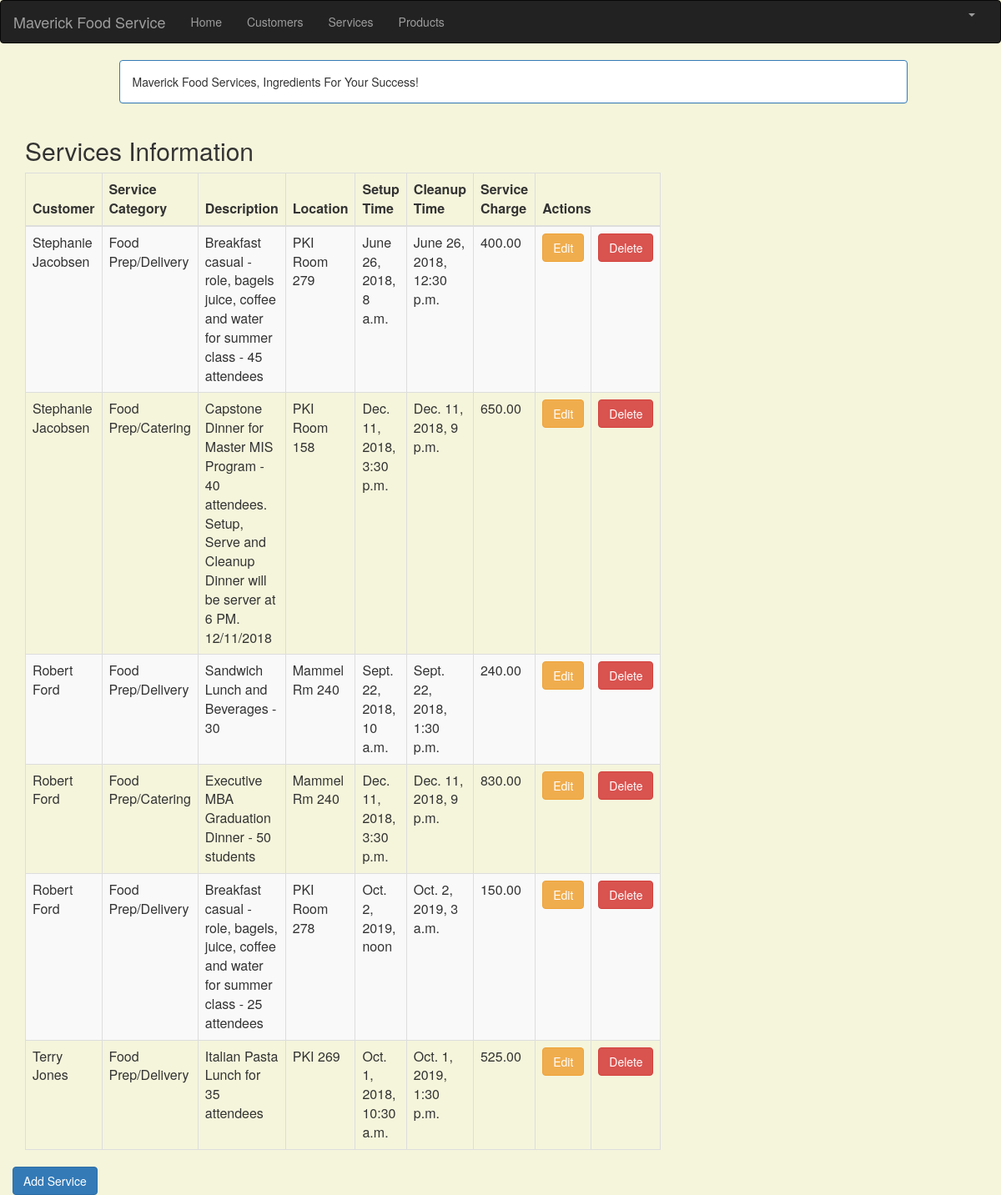
Screenshot of /service_list (signed in) with the database file from the repository.
### crm/models.py (models this page shows, shortened)
class Service(models.Model):
    cust_name = models.ForeignKey(Customer, on_delete=models.CASCADE, related_name='services')
    service_category = models.CharField(max_length=100)
    description = models.TextField()
    location = models.CharField(max_length=200)
    setup_time = models.DateTimeField(default=timezone.now)
    cleanup_time = models.DateTimeField(default=timezone.now)
    service_charge = models.DecimalField(max_digits=10, decimal_places=2)
    created_date = models.DateTimeField(default=timezone.now)
    updated_date = models.DateTimeField(auto_now_add=True)

class Customer(models.Model):
    cust_name = models.CharField(max_length=50)
    organization = models.CharField(max_length=100, blank=True)
    role = models.CharField(max_length=100)
    email = models.EmailField(max_length=100)
    bldgroom = models.CharField(max_length=100)
    address = models.CharField(max_length=200)
    account_number = models.IntegerField(blank=False, null=False)
    city = models.CharField(max_length=50)
    state = models.CharField(max_length=50)
    zipcode = models.CharField(max_length=10)
    phone_number = models.CharField(max_length=50)
    created_date = models.DateTimeField(default=timezone.now)
    updated_date = models.DateTimeField(auto_now_add=True)
    def __str__(self):
        return str(self.cust_name)

### crm/views.py (the view)
# urls.py: path('service_list', views.service_list, name='service_list'),
@login_required
def service_list(request):
    services = Service.objects.filter(created_date__lte=timezone.now())
    return render(request, 'crm/service_list.html', {'services': services})

### crm/templates/crm/service_list.html (shortened to what this page needs)
{% extends 'crm/base.html' %}
{% block content %}
    <!DOCTYPE html>
    <html lang="en">
    <head>
        <link rel="stylesheet" href="https://maxcdn.bootstrapcdn.com/bootstrap/3.3.4/css/bootstrap.min.css">
    </head>
    <body>
    <div class="container">
        <div class="row">
            <div class="col-md-10 col-md-offset-1">
                <div class="panel panel-primary">
                <div class="panel-body">
                    Maverick Food Services, Ingredients For Your Success!
                </div>
                </div>
            </div>
        </div>
    </div>
    <div class="row">
        <h2 style="padding-left: 15Px">Services Information</h2>
    </div>
    <div>
        <table class="table table-striped table-bordered table-hover">
            <thead>
                <th>Customer</th>
                <th>Service Category</th>
                <th>Description</th>
                <th>Location</th>
                <th>Setup Time</th>
                <th>Cleanup Time</th>
                <th>Service Charge</th>
                <th colspan="3">Actions</th>
            </thead>
            <tbody>
            {% for service in services %}
                <tr>
                    <td>{{ service.cust_name }}</td>
                    <td>{{ service.service_category }}</td>
                    <td>{{ service.description }}</td>
                    <td>{{ service.location }}</td>
                    <td>{{ service.setup_time }}</td>
                    <td>{{ service.cleanup_time }}</td>
                    <td>{{ service.service_charge }}</td>
                    <td><a href="{% url 'crm:service_edit' pk=service.pk %}" class="btn btn-warning">Edit</a></td>
                    <td><a href="{% url 'crm:service_delete' pk=service.pk %}" onclick="return confirm('Are you sure you want to delete?')" class="btn btn-danger">Delete</a></td>
                </tr>
            {% endfor %}
            </tbody>
        </table>
        <div class="row">
            <a href="{% url 'crm:service_new' %}" class="row"><span class="btn btn-primary">Add Service</span></a>
        </div>
    </div>
    </body>
    </html>
{% endblock %}

### crm/templates/crm/base.html (shortened to what this page needs)
{% load staticfiles %}
<html lang = "en">
<head>
    <link rel="stylesheet" href="https://maxcdn.bootstrapcdn.com/bootstrap/3.3.7/css/bootstrap.min.css">
</head>
<body id="app-layout">
<nav class="navbar navbar-inverse">
    <div class="container-fluid">
        <div class="navbar-header">
            <a class="navbar-brand" href="/">
                Maverick Food Service
            </a>
        </div>
        <div class="collapse navbar-collapse" id="myNavbar">
            <ul class="nav navbar-nav">
                <li><a href="{% url 'crm:home' %}">Home</a></li>
                <li><a href="{% url 'crm:customer_list' %}">Customers</a></li>
                <li><a href="{% url 'crm:service_list' %}">Services</a></li>
                <li><a href="{% url 'crm:product_list' %}">Products</a></li>
            </ul>
            <ul class="nav navbar-nav navbar-right">
                {% if user.is_authenticated %}
                    <li class="dropdown">
                        <a href="#" class="dropdown-toggle" data-toggle="dropdown" role="button" aria-expanded="false">
                            <span class="caret"></span>
                        </a>
                    </li>
                {% else %}
                    <li><a href="{% url 'login' %}"><span class="glyphicon glyphicon-log-in"></span>Login</a></li>
                {% endif %}
            </ul>
        </div>
    </div>
</nav>
<div class="content container">
    <div class="row">
        <div class="col-md-8">
            {% block content %}{% endblock %}
        </div>
    </div>
</div>
</body>
</html>

### crm/templates/crm/base.html (style rules this page uses)
.navbar { margin-bottom: 0; border-radius: 0; }

### crm/templates/crm/service_list.html (style rules this page uses)
body { background-color: beige; }

### rows the page displays
Service: cust_name "Stephanie Jacobsen", service_category "Food Prep/Delivery", description "Breakfast casual - role, bagels juice, coffee and water for summer class - 45 attendees", location "PKI Room 279", setup_time "June 26, 2018, 8 a.m.", cleanup_time "June 26, 2018, 12:30 p.m.", service_charge "400.00"
Service: cust_name "Stephanie Jacobsen", service_category "Food Prep/Catering", description "Capstone Dinner for Master MIS Program - 40 attendees. Setup, Serve and Cleanup Dinner will be server at 6 PM. 12/11/2018", location "PKI Room 158", setup_time "Dec. 11, 2018, 3:30 p.m.", cleanup_time "Dec. 11, 2018, 9 p.m.", service_charge "650.00"
Service: cust_name "Robert Ford", service_category "Food Prep/Delivery", description "Sandwich Lunch and Beverages - 30", location "Mammel Rm 240", setup_time "Sept. 22, 2018, 10 a.m.", cleanup_time "Sept. 22, 2018, 1:30 p.m.", service_charge "240.00"
Service: cust_name "Robert Ford", service_category "Food Prep/Catering", description "Executive MBA Graduation Dinner - 50 students", location "Mammel Rm 240", setup_time "Dec. 11, 2018, 3:30 p.m.", cleanup_time "Dec. 11, 2018, 9 p.m.", service_charge "830.00"
Service: cust_name "Robert Ford", service_category "Food Prep/Delivery", description "Breakfast casual - role, bagels, juice, coffee and water for summer class - 25 attendees", location "PKI Room 278", setup_time "Oct. 2, 2019, noon", cleanup_time "Oct. 2, 2019, 3 a.m.", service_charge "150.00"
Service: cust_name "Terry Jones", service_category "Food Prep/Delivery", description "Italian Pasta Lunch for 35 attendees", location "PKI 269", setup_time "Oct. 1, 2018, 10:30 a.m.", cleanup_time "Oct. 1, 2019, 1:30 p.m.", service_charge "525.00"
